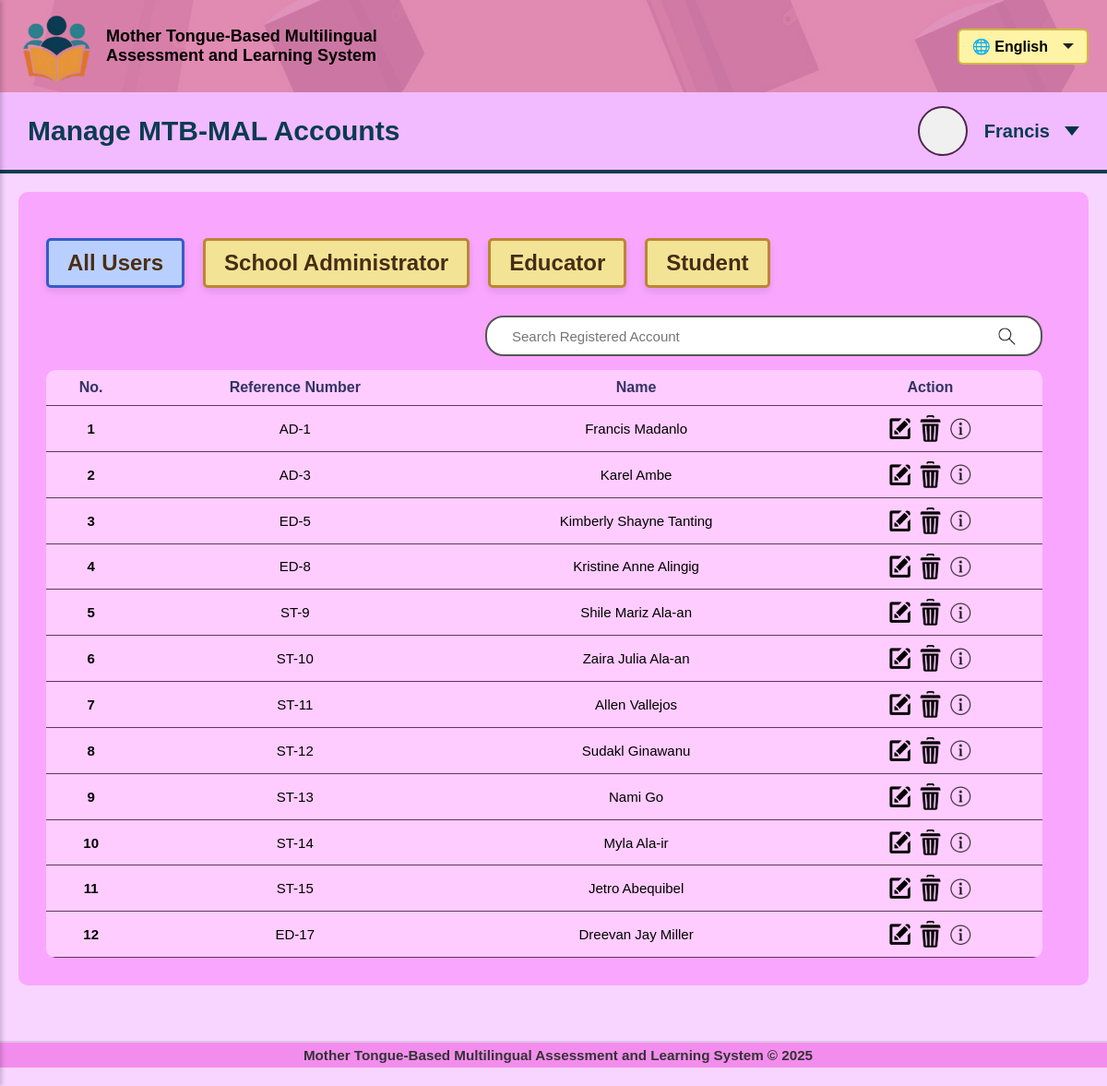
The page /admin/mtbmal_accs.php (signed in) on the database its author committed.
### tables this page shows
CREATE TABLE `schooladministrator` (
  `adminNo` int(6) UNSIGNED NOT NULL,
  `accRefNo` int(10) UNSIGNED NOT NULL,
  `schoolIdNo` int(6) UNSIGNED NOT NULL,
  `fullName` varchar(70) NOT NULL,
  `adEmpIdNo` int(7) UNSIGNED NOT NULL
);

CREATE TABLE `mtbmalusers` (
  `accRefNo` int(10) UNSIGNED NOT NULL,
  `schoolRefNo` int(10) UNSIGNED NOT NULL,
  `schoolIdNo` int(6) UNSIGNED NOT NULL,
  `firstName` varchar(30) NOT NULL,
  `lastName` varchar(30) NOT NULL,
  `dob` date NOT NULL,
  `emailAddress` varchar(50) NOT NULL,
  `contactNo` varchar(12) NOT NULL,
  `username` varchar(15) NOT NULL,
  `password` varchar(60) NOT NULL,
  `accCreator` int(10) UNSIGNED NOT NULL,
  `accType` enum('School Administrator','Educator','Student') DEFAULT NULL,
  `regDateTime` timestamp NOT NULL DEFAULT current_timestamp()
);

CREATE TABLE `educator` (
  `educatorNo` int(6) UNSIGNED NOT NULL,
  `accRefNo` int(10) UNSIGNED NOT NULL,
  `schoolIdNo` int(6) UNSIGNED NOT NULL,
  `fullName` varchar(70) NOT NULL,
  `edEmpIdNo` int(7) UNSIGNED NOT NULL
);

CREATE TABLE `student` (
  `studentNo` int(6) UNSIGNED NOT NULL,
  `accRefNo` int(10) UNSIGNED NOT NULL,
  `schoolIdNo` int(6) UNSIGNED NOT NULL,
  `lrn` varchar(12) NOT NULL,
  `fullName` varchar(70) NOT NULL,
  `parentGuardianName` varchar(70) NOT NULL,
  `pgRStoStudent` enum('Father','Mother','Guardian','Sibling','Close Relative') DEFAULT NULL,
  `pgDOB` date NOT NULL,
  `pgMaritalStatus` varchar(15) NOT NULL,
  `pgEmailAdd` varchar(30) NOT NULL,
  `pgContactNo` varchar(12) NOT NULL
);

### admin/mtbmal_accs.php (the view, shortened to what this page needs)
<?php
include '../sql/db_connect.php';
$adminName = $_SESSION['firstName'] ?? 'Admin';
$schoolIdNo = $_SESSION['schoolIdNo'] ?? -1;
$users = [];
if ($schoolIdNo != -1) {
  $sql = "SELECT u.accRefNo, u.firstName, u.lastName, u.accType,
               u.username, u.emailAddress, u.contactNo,
               sa.fullName AS adminFullName, sa.adEmpIdNo,
               ed.fullName AS edFullName, ed.edEmpIdNo,
               st.fullName AS stFullName, st.lrn
        FROM mtbmalusers u
        LEFT JOIN schooladministrator sa ON u.accRefNo = sa.accRefNo
        LEFT JOIN educator ed ON u.accRefNo = ed.accRefNo
        LEFT JOIN student st ON u.accRefNo = st.accRefNo
        WHERE u.schoolIdNo = ?
        ORDER BY u.accRefNo ASC";
    $stmt = $conn->prepare($sql);
    $stmt->bind_param("i", $schoolIdNo);
    $stmt->execute();
    $result = $stmt->get_result();
    while ($row = $result->fetch_assoc()) {
        $users[] = $row;
    }
}
?>
<!DOCTYPE html>
<html lang="en">
<head>
  <link rel="stylesheet" href="../style/mtbmal_accs-style.css">
</head>
<body>
<button onclick="toggleSidebar()" class="toggle-btn"></button>
<div class="main-content">
  <div class="topbar">
    <div class="left">
      <div class="logo-topbar" onclick="toggleSidebar()">
        <img src="../images/MTB-MAL_logo-alt.png" alt="MTB-MAL Logo">
      </div>
      <div class="system-title">Mother Tongue-Based Multilingual Assessment and Learning System</div>
    </div>
    <div class="right">
      <div class="language-selector" onclick="toggleDropdown1()">
        <div class="language">🌐 English</div>
        <div id="dropdown-arrow1" class="dropdown-arrow1 down"></div>
      </div>
    </div>
  </div>
  <div class="second-bar">
    <span>Manage MTB-MAL Accounts</span>
    <div class="profile-container" onclick="toggleDropdown2()">
      <div class="profile-circle"></div>
      <div class="profile-name" style="margin-left:8px;font-size:20px;font-weight:600;"><?php echo htmlspecialchars($adminName); ?></div>
      <div id="dropdown-arrow2" class="dropdown-arrow2 down"></div>
    </div>
  </div>
  <div class="container">
    <div class="form-section">
      <div class="column">
        <div class="user-table-header">
          <div class="user-table-header button-group">
            <button class="btn selected" id="btn-all">All Users</button>
            <button class="btn" id="btn-admin">School Administrator</button>
            <button class="btn" id="btn-educator">Educator</button>
            <button class="btn" id="btn-student">Student</button>
          </div>
          <div class="search-container">
            <input type="text" id="searchInput" placeholder="Search Registered Account">
            <img class="search-icon" src="../images/search.png" alt="Search Icon">
          </div>
        </div>
        <table class="account-table" id="accountTable">
          <thead>
            <tr>
              <th>No.</th>
              <th>Reference Number</th>
              <th>Name</th>
              <th>Action</th>
            </tr>
          </thead>
          <tbody>
          <?php if (empty($users)): ?>
            <tr id="no-user-row">
              <td colspan="4" style="text-align:center;font-style:italic;">
                No users found for your school.
              </td>
            </tr>
          <?php else: ?>
            <?php foreach ($users as $i => $user):
              $ref = $name = "";
              if ($user['accType'] === "School Administrator") {
                  $ref = "AD-" . $user['accRefNo'];
                  $name = $user['adminFullName'] ?: "{$user['firstName']} {$user['lastName']}";
              } elseif ($user['accType'] === "Educator") {
                  $ref = "ED-" . $user['accRefNo'];
                  $name = $user['edFullName'] ?: "{$user['firstName']} {$user['lastName']}";
              } elseif ($user['accType'] === "Student") {
                  $ref = "ST-" . $user['accRefNo'];
                  $name = $user['stFullName'] ?: "{$user['firstName']} {$user['lastName']}";
              }
            ?>
            <tr data-type="<?= strtolower(str_replace(' ', '-', $user['accType'])) ?>">
              <td><strong><?= $i + 1 ?></strong></td>
              <td><?= htmlspecialchars($ref) ?></td>
              <td><?= htmlspecialchars($name) ?></td>
              <td class="action-icons">
                <a href="edit_user.php?accRefNo=<?= $user['accRefNo'] ?>" title="Edit">
                  <img src="../images/edit.png" alt="Edit">
                </a>
                <a href="#" onclick="confirmDelete(<?= $user['accRefNo'] ?>)" title="Delete">
                  <img src="../images/delete.png" alt="Delete">
                </a>
                <img src="../images/info2.png" alt="Info" style="margin-left:2px;" onclick="openModal('modal_<?= $user['accRefNo'] ?>')">
              </td>
            </tr>
            <?php endforeach; ?>
          <?php endif; ?>
          </tbody>
        </table>
      </div>
    </div>
  </div>
  <footer class="footer">
    Mother Tongue-Based Multilingual Assessment and Learning System © 2025
  </footer>
</div>
</body>
</html>

### style/mtbmal_accs-style.css (style rules this page uses)
body { font-family: Arial, sans-serif; background-color: #F7D5FF; margin: 0; }
.topbar { position: relative; background-color: #DE8CE0; display: flex; justify-content: space-between; align-items: center; padding: 10px 20px; overflow: hidden; }
.topbar::before { content: ""; position: absolute; top: 0; left: 0; right: 0; bottom: 0; background-image: url('../images/book_bg.jpg'); background-size: cover; background-position: center; opacity: 0.3; z-index: 0; }
.topbar > * { position: relative; z-index: 1; }
.topbar .left { display: flex; align-items: center; gap: 15px; }
.logo-topbar { width: 80px; height: 80px; display: flex; align-items: center; justify-content: center; font-weight: bold; cursor: pointer; }
.logo-topbar img { height: 80px; width: auto; transition: all 0.3s ease; cursor: pointer; }
.system-title { font-size: 18px; font-weight: bold; max-width: 300px; }
.topbar .right { display: flex; align-items: center; gap: 10px; }
.language-selector { cursor: pointer; border-radius: 4px; transition: background 0.2s ease; display: flex; align-items: center; gap: 10px; padding: 8px 14px; background-color: #fff3a6; border: 2px solid #d1b939; border-radius: 6px; cursor: pointer; font-weight: bold; }
.dropdown-arrow1 { width: 0; height: 0; border-left: 6px solid transparent; border-right: 6px solid transparent; margin-left: 6px; }
.dropdown-arrow1.down { border-top: 6px solid #222; }
.second-bar { background-color: #F2BBFF; padding: 15px 30px; display: flex; align-items: center; justify-content: space-between; font-size: 30px; font-weight: bold; color: #0A3B52; border-bottom: 4px solid #0A3B52; }
.profile-container { display: flex; align-items: center; gap: 10px; cursor: pointer; position: relative; }
.profile-circle { width: 50px; height: 50px; background-color: #f0f0f0; border: 2px solid #4d264f; border-radius: 50%; }
.dropdown-arrow2 { width: 0; height: 0; border-left: 8px solid transparent; border-right: 8px solid transparent; margin-left: 6px; }
.dropdown-arrow2.down { border-top: 10px solid #043344; }
.container { display: flex; flex-direction: column; justify-content: center; align-items: center; padding: 20px; }
.form-section { display: flex; justify-content: center; background-color: #F9A6FF; border-radius: 10px; padding: 10px; padding-right: 30px; }
.column { width: 100%; padding: 20px; }
.toggle-btn { position: absolute; top: 10px; left: 10px; font-size: 1.5rem; background: none; border: none; cursor: pointer; }
.footer { width: 100%; text-align: center; padding: 5px; background-color: #f38ded; color: #333; font-weight: bold; font-size: 0.95em; margin-top: 40px; border-top: 2px solid #e0c2e7; margin-bottom: 20px; }
.user-table-header { display: flex; flex-wrap: wrap; align-items: center; gap: 10px; margin-bottom: 15px; }
.button-group { display: flex; justify-content: center; align-items: center; gap: 20px; margin: 20px 0; }
.btn { padding: 10px 20px; border-radius: 5px; background-color: #FFEF9D; border: 3px solid #C68D38; font-size: 24px; font-family: Arial, sans-serif; font-weight: bold; color: #4B2E14; cursor: pointer; transition: transform 0.2s ease, filter 0.2s ease, box-shadow 0.2s ease; filter: brightness(0.95); box-shadow: 0 4px 9px rgba(0, 0, 0, 0.1); }
.btn.selected { background-color: #B9CFFF; border: 3px solid #385BC6; filter: brightness(1); }
.button-group .btn:last-of-type { margin-right: 25px; }
.search-container { margin-left: auto; display: flex; align-items: center; border: 2px solid #555; border-radius: 20px; padding: 8px 25px; background: white; flex-grow: 1; max-width: 550px; }
.search-container input { border: none; outline: none; background: none; font-size: 15px; width: 100%; }
.search-icon { margin-left: 8px; width: 24px; height: 24px; object-fit: contain; }
.account-table { width: 100%; border-collapse: collapse; background-color: #ffccff; border-radius: 10px; overflow: hidden; min-width: 600px; }
.account-table th, .account-table td { text-align: center; padding: 10px; border-bottom: 1px solid #663366; font-family: sans-serif; }
.account-table th { color: #333366; font-size: 16px; }
.account-table td { font-size: 15px; }
.action-icons { font-size: 18px; cursor: pointer; }

### admin/mtbmal_accs.php (style rules this page uses)
.action-icons a { text-decoration: none; }
.action-icons img { width: 23px; vertical-align: middle; margin: 0 3px; cursor: pointer; transition: filter 0.2s; border: none; outline: none; }

### rows shown on the page
schooladministrator: accRefNo.accRefNo "AD-1", fullName "Francis Madanlo"
schooladministrator: accRefNo.accRefNo "AD-3", fullName "Karel Ambe"
educator: accRefNo.accRefNo "ED-5", fullName "Kimberly Shayne Tanting"
educator: accRefNo.accRefNo "ED-8", fullName "Kristine Anne Alingig"
student: accRefNo.accRefNo "ST-9", fullName "Shile Mariz Ala-an"
student: accRefNo.accRefNo "ST-10", fullName "Zaira Julia Ala-an"
student: accRefNo.accRefNo "ST-11", fullName "Allen Vallejos"
student: accRefNo.accRefNo "ST-12", fullName "Sudakl Ginawanu"
student: accRefNo.accRefNo "ST-13", fullName "Nami Go"
student: accRefNo.accRefNo "ST-14", fullName "Myla Ala-ir"
student: accRefNo.accRefNo "ST-15", fullName "Jetro Abequibel"
educator: accRefNo.accRefNo "ED-17", fullName "Dreevan Jay Miller"

### other values the page prints
$adminName "Francis"
